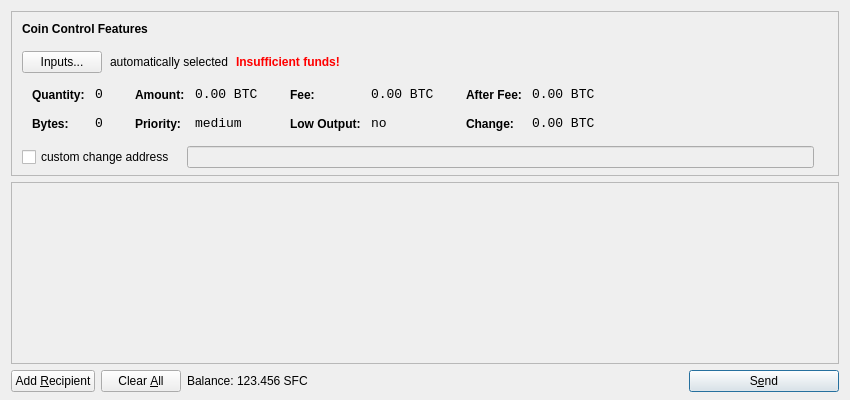
<?xml version="1.0" encoding="UTF-8"?>
<ui version="4.0">
 <class>SendCoinsDialog</class>
 <widget class="QDialog" name="SendCoinsDialog">
  <property name="geometry">
   <rect>
    <x>0</x>
    <y>0</y>
    <width>850</width>
    <height>400</height>
   </rect>
  </property>
  <property name="windowTitle">
   <string>Send Coins</string>
  </property>
  <layout class="QVBoxLayout" name="verticalLayout" stretch="0,1,0">
   <property name="bottomMargin">
    <number>8</number>
   </property>
   <item>
    <widget class="QFrame" name="frameCoinControl">
     <property name="sizePolicy">
      <sizepolicy hsizetype="Expanding" vsizetype="Expanding">
       <horstretch>0</horstretch>
       <verstretch>0</verstretch>
      </sizepolicy>
     </property>
     <property name="maximumSize">
      <size>
       <width>16777215</width>
       <height>16777215</height>
      </size>
     </property>
     <property name="frameShape">
      <enum>QFrame::StyledPanel</enum>
     </property>
     <property name="frameShadow">
      <enum>QFrame::Sunken</enum>
     </property>
     <layout class="QVBoxLayout" name="verticalLayoutCoinControl2">
      <property name="spacing">
       <number>-1</number>
      </property>
      <property name="leftMargin">
       <number>0</number>
      </property>
      <property name="topMargin">
       <number>0</number>
      </property>
      <property name="rightMargin">
       <number>0</number>
      </property>
      <property name="bottomMargin">
       <number>6</number>
      </property>
      <item>
       <layout class="QVBoxLayout" name="verticalLayoutCoinControl" stretch="0,0,0,0,1">
        <property name="spacing">
         <number>0</number>
        </property>
        <property name="leftMargin">
         <number>10</number>
        </property>
        <property name="topMargin">
         <number>10</number>
        </property>
        <item>
         <layout class="QHBoxLayout" name="horizontalLayoutCoinControl1">
          <property name="bottomMargin">
           <number>15</number>
          </property>
          <item>
           <widget class="QLabel" name="labelCoinControlFeatures">
            <property name="sizePolicy">
             <sizepolicy hsizetype="Preferred" vsizetype="Maximum">
              <horstretch>0</horstretch>
              <verstretch>0</verstretch>
             </sizepolicy>
            </property>
            <property name="font">
             <font>
              <weight>75</weight>
              <bold>true</bold>
             </font>
            </property>
            <property name="styleSheet">
             <string notr="true">font-weight:bold;</string>
            </property>
            <property name="text">
             <string>Coin Control Features</string>
            </property>
           </widget>
          </item>
         </layout>
        </item>
        <item>
         <layout class="QHBoxLayout" name="horizontalLayoutCoinControl2" stretch="0,0,0,0">
          <property name="spacing">
           <number>8</number>
          </property>
          <property name="bottomMargin">
           <number>10</number>
          </property>
          <item>
           <widget class="QPushButton" name="pushButtonCoinControl">
            <property name="styleSheet">
             <string notr="true"/>
            </property>
            <property name="text">
             <string>Inputs...</string>
            </property>
           </widget>
          </item>
          <item>
           <widget class="QLabel" name="labelCoinControlAutomaticallySelected">
            <property name="text">
             <string>automatically selected</string>
            </property>
            <property name="margin">
             <number>5</number>
            </property>
           </widget>
          </item>
          <item>
           <widget class="QLabel" name="labelCoinControlInsuffFunds">
            <property name="font">
             <font>
              <weight>75</weight>
              <bold>true</bold>
             </font>
            </property>
            <property name="styleSheet">
             <string notr="true">color:red;font-weight:bold;</string>
            </property>
            <property name="text">
             <string>Insufficient funds!</string>
            </property>
            <property name="margin">
             <number>5</number>
            </property>
           </widget>
          </item>
          <item>
           <spacer name="horizontalSpacerCoinControl">
            <property name="orientation">
             <enum>Qt::Horizontal</enum>
            </property>
            <property name="sizeHint" stdset="0">
             <size>
              <width>40</width>
              <height>1</height>
             </size>
            </property>
           </spacer>
          </item>
         </layout>
        </item>
        <item>
         <widget class="QWidget" name="widgetCoinControl" native="true">
          <property name="sizePolicy">
           <sizepolicy hsizetype="Preferred" vsizetype="Preferred">
            <horstretch>0</horstretch>
            <verstretch>0</verstretch>
           </sizepolicy>
          </property>
          <property name="minimumSize">
           <size>
            <width>0</width>
            <height>0</height>
           </size>
          </property>
          <property name="styleSheet">
           <string notr="true"/>
          </property>
          <layout class="QHBoxLayout" name="horizontalLayoutCoinControl5">
           <property name="margin">
            <number>0</number>
           </property>
           <item>
            <layout class="QHBoxLayout" name="horizontalLayoutCoinControl3" stretch="0,0,0,1">
             <property name="spacing">
              <number>20</number>
             </property>
             <property name="topMargin">
              <number>0</number>
             </property>
             <property name="bottomMargin">
              <number>10</number>
             </property>
             <item>
              <layout class="QFormLayout" name="formLayoutCoinControl1">
               <property name="horizontalSpacing">
                <number>10</number>
               </property>
               <property name="verticalSpacing">
                <number>14</number>
               </property>
               <property name="leftMargin">
                <number>10</number>
               </property>
               <property name="topMargin">
                <number>4</number>
               </property>
               <property name="rightMargin">
                <number>6</number>
               </property>
               <item row="0" column="0">
                <widget class="QLabel" name="labelCoinControlQuantityText">
                 <property name="styleSheet">
                  <string notr="true">font-weight:bold;</string>
                 </property>
                 <property name="text">
                  <string>Quantity:</string>
                 </property>
                 <property name="margin">
                  <number>0</number>
                 </property>
                </widget>
               </item>
               <item row="0" column="1">
                <widget class="QLabel" name="labelCoinControlQuantity">
                 <property name="font">
                  <font>
                   <family>Monospace</family>
                   <pointsize>10</pointsize>
                  </font>
                 </property>
                 <property name="cursor">
                  <cursorShape>IBeamCursor</cursorShape>
                 </property>
                 <property name="contextMenuPolicy">
                  <enum>Qt::ActionsContextMenu</enum>
                 </property>
                 <property name="text">
                  <string notr="true">0</string>
                 </property>
                 <property name="margin">
                  <number>0</number>
                 </property>
                 <property name="textInteractionFlags">
                  <set>Qt::LinksAccessibleByMouse|Qt::TextSelectableByKeyboard|Qt::TextSelectableByMouse</set>
                 </property>
                </widget>
               </item>
               <item row="1" column="0">
                <widget class="QLabel" name="labelCoinControlBytesText">
                 <property name="styleSheet">
                  <string notr="true">font-weight:bold;</string>
                 </property>
                 <property name="text">
                  <string>Bytes:</string>
                 </property>
                </widget>
               </item>
               <item row="1" column="1">
                <widget class="QLabel" name="labelCoinControlBytes">
                 <property name="font">
                  <font>
                   <family>Monospace</family>
                   <pointsize>10</pointsize>
                  </font>
                 </property>
                 <property name="cursor">
                  <cursorShape>IBeamCursor</cursorShape>
                 </property>
                 <property name="contextMenuPolicy">
                  <enum>Qt::ActionsContextMenu</enum>
                 </property>
                 <property name="text">
                  <string notr="true">0</string>
                 </property>
                 <property name="textInteractionFlags">
                  <set>Qt::LinksAccessibleByMouse|Qt::TextSelectableByKeyboard|Qt::TextSelectableByMouse</set>
                 </property>
                </widget>
               </item>
              </layout>
             </item>
             <item>
              <layout class="QFormLayout" name="formLayoutCoinControl2">
               <property name="horizontalSpacing">
                <number>10</number>
               </property>
               <property name="verticalSpacing">
                <number>14</number>
               </property>
               <property name="leftMargin">
                <number>6</number>
               </property>
               <property name="topMargin">
                <number>4</number>
               </property>
               <property name="rightMargin">
                <number>6</number>
               </property>
               <item row="0" column="0">
                <widget class="QLabel" name="labelCoinControlAmountText">
                 <property name="styleSheet">
                  <string notr="true">font-weight:bold;</string>
                 </property>
                 <property name="text">
                  <string>Amount:</string>
                 </property>
                 <property name="margin">
                  <number>0</number>
                 </property>
                </widget>
               </item>
               <item row="0" column="1">
                <widget class="QLabel" name="labelCoinControlAmount">
                 <property name="font">
                  <font>
                   <family>Monospace</family>
                   <pointsize>10</pointsize>
                  </font>
                 </property>
                 <property name="cursor">
                  <cursorShape>IBeamCursor</cursorShape>
                 </property>
                 <property name="contextMenuPolicy">
                  <enum>Qt::ActionsContextMenu</enum>
                 </property>
                 <property name="text">
                  <string notr="true">0.00 BTC</string>
                 </property>
                 <property name="textInteractionFlags">
                  <set>Qt::LinksAccessibleByMouse|Qt::TextSelectableByKeyboard|Qt::TextSelectableByMouse</set>
                 </property>
                </widget>
               </item>
               <item row="1" column="0">
                <widget class="QLabel" name="labelCoinControlPriorityText">
                 <property name="styleSheet">
                  <string notr="true">font-weight:bold;</string>
                 </property>
                 <property name="text">
                  <string>Priority:</string>
                 </property>
                </widget>
               </item>
               <item row="1" column="1">
                <widget class="QLabel" name="labelCoinControlPriority">
                 <property name="font">
                  <font>
                   <family>Monospace</family>
                   <pointsize>10</pointsize>
                  </font>
                 </property>
                 <property name="cursor">
                  <cursorShape>IBeamCursor</cursorShape>
                 </property>
                 <property name="contextMenuPolicy">
                  <enum>Qt::ActionsContextMenu</enum>
                 </property>
                 <property name="text">
                  <string>medium</string>
                 </property>
                 <property name="textInteractionFlags">
                  <set>Qt::LinksAccessibleByMouse|Qt::TextSelectableByKeyboard|Qt::TextSelectableByMouse</set>
                 </property>
                </widget>
               </item>
              </layout>
             </item>
             <item>
              <layout class="QFormLayout" name="formLayoutCoinControl3">
               <property name="horizontalSpacing">
                <number>10</number>
               </property>
               <property name="verticalSpacing">
                <number>14</number>
               </property>
               <property name="leftMargin">
                <number>6</number>
               </property>
               <property name="topMargin">
                <number>4</number>
               </property>
               <property name="rightMargin">
                <number>6</number>
               </property>
               <item row="0" column="0">
                <widget class="QLabel" name="labelCoinControlFeeText">
                 <property name="styleSheet">
                  <string notr="true">font-weight:bold;</string>
                 </property>
                 <property name="text">
                  <string>Fee:</string>
                 </property>
                 <property name="margin">
                  <number>0</number>
                 </property>
                </widget>
               </item>
               <item row="0" column="1">
                <widget class="QLabel" name="labelCoinControlFee">
                 <property name="font">
                  <font>
                   <family>Monospace</family>
                   <pointsize>10</pointsize>
                  </font>
                 </property>
                 <property name="cursor">
                  <cursorShape>IBeamCursor</cursorShape>
                 </property>
                 <property name="contextMenuPolicy">
                  <enum>Qt::ActionsContextMenu</enum>
                 </property>
                 <property name="text">
                  <string notr="true">0.00 BTC</string>
                 </property>
                 <property name="textInteractionFlags">
                  <set>Qt::LinksAccessibleByMouse|Qt::TextSelectableByKeyboard|Qt::TextSelectableByMouse</set>
                 </property>
                </widget>
               </item>
               <item row="1" column="0">
                <widget class="QLabel" name="labelCoinControlLowOutputText">
                 <property name="styleSheet">
                  <string notr="true">font-weight:bold;</string>
                 </property>
                 <property name="text">
                  <string>Low Output:</string>
                 </property>
                </widget>
               </item>
               <item row="1" column="1">
                <widget class="QLabel" name="labelCoinControlLowOutput">
                 <property name="font">
                  <font>
                   <family>Monospace</family>
                   <pointsize>10</pointsize>
                  </font>
                 </property>
                 <property name="cursor">
                  <cursorShape>IBeamCursor</cursorShape>
                 </property>
                 <property name="contextMenuPolicy">
                  <enum>Qt::ActionsContextMenu</enum>
                 </property>
                 <property name="text">
                  <string>no</string>
                 </property>
                 <property name="textInteractionFlags">
                  <set>Qt::LinksAccessibleByMouse|Qt::TextSelectableByKeyboard|Qt::TextSelectableByMouse</set>
                 </property>
                </widget>
               </item>
              </layout>
             </item>
             <item>
              <layout class="QFormLayout" name="formLayoutCoinControl4">
               <property name="horizontalSpacing">
                <number>10</number>
               </property>
               <property name="verticalSpacing">
                <number>14</number>
               </property>
               <property name="leftMargin">
                <number>6</number>
               </property>
               <property name="topMargin">
                <number>4</number>
               </property>
               <property name="rightMargin">
                <number>6</number>
               </property>
               <item row="0" column="0">
                <widget class="QLabel" name="labelCoinControlAfterFeeText">
                 <property name="styleSheet">
                  <string notr="true">font-weight:bold;</string>
                 </property>
                 <property name="text">
                  <string>After Fee:</string>
                 </property>
                 <property name="margin">
                  <number>0</number>
                 </property>
                </widget>
               </item>
               <item row="0" column="1">
                <widget class="QLabel" name="labelCoinControlAfterFee">
                 <property name="font">
                  <font>
                   <family>Monospace</family>
                   <pointsize>10</pointsize>
                  </font>
                 </property>
                 <property name="cursor">
                  <cursorShape>IBeamCursor</cursorShape>
                 </property>
                 <property name="contextMenuPolicy">
                  <enum>Qt::ActionsContextMenu</enum>
                 </property>
                 <property name="text">
                  <string notr="true">0.00 BTC</string>
                 </property>
                 <property name="textInteractionFlags">
                  <set>Qt::LinksAccessibleByMouse|Qt::TextSelectableByKeyboard|Qt::TextSelectableByMouse</set>
                 </property>
                </widget>
               </item>
               <item row="1" column="0">
                <widget class="QLabel" name="labelCoinControlChangeText">
                 <property name="styleSheet">
                  <string notr="true">font-weight:bold;</string>
                 </property>
                 <property name="text">
                  <string>Change:</string>
                 </property>
                </widget>
               </item>
               <item row="1" column="1">
                <widget class="QLabel" name="labelCoinControlChange">
                 <property name="font">
                  <font>
                   <family>Monospace</family>
                   <pointsize>10</pointsize>
                  </font>
                 </property>
                 <property name="cursor">
                  <cursorShape>IBeamCursor</cursorShape>
                 </property>
                 <property name="contextMenuPolicy">
                  <enum>Qt::ActionsContextMenu</enum>
                 </property>
                 <property name="text">
                  <string notr="true">0.00 BTC</string>
                 </property>
                 <property name="textInteractionFlags">
                  <set>Qt::LinksAccessibleByMouse|Qt::TextSelectableByKeyboard|Qt::TextSelectableByMouse</set>
                 </property>
                </widget>
               </item>
              </layout>
             </item>
            </layout>
           </item>
          </layout>
         </widget>
        </item>
        <item>
         <layout class="QHBoxLayout" name="horizontalLayoutCoinControl4" stretch="0,0,0">
          <property name="spacing">
           <number>12</number>
          </property>
          <property name="sizeConstraint">
           <enum>QLayout::SetDefaultConstraint</enum>
          </property>
          <property name="topMargin">
           <number>5</number>
          </property>
          <property name="rightMargin">
           <number>5</number>
          </property>
          <item>
           <widget class="QCheckBox" name="checkBoxCoinControlChange">
            <property name="text">
             <string>custom change address</string>
            </property>
           </widget>
          </item>
          <item>
           <widget class="QLineEdit" name="lineEditCoinControlChange">
            <property name="enabled">
             <bool>false</bool>
            </property>
            <property name="sizePolicy">
             <sizepolicy hsizetype="Expanding" vsizetype="Fixed">
              <horstretch>0</horstretch>
              <verstretch>0</verstretch>
             </sizepolicy>
            </property>
           </widget>
          </item>
          <item>
           <widget class="QLabel" name="labelCoinControlChangeLabel">
            <property name="sizePolicy">
             <sizepolicy hsizetype="Preferred" vsizetype="Expanding">
              <horstretch>0</horstretch>
              <verstretch>0</verstretch>
             </sizepolicy>
            </property>
            <property name="minimumSize">
             <size>
              <width>0</width>
              <height>0</height>
             </size>
            </property>
            <property name="text">
             <string/>
            </property>
            <property name="margin">
             <number>3</number>
            </property>
           </widget>
          </item>
         </layout>
        </item>
        <item>
         <spacer name="verticalSpacerCoinControl">
          <property name="orientation">
           <enum>Qt::Vertical</enum>
          </property>
          <property name="sizeHint" stdset="0">
           <size>
            <width>800</width>
            <height>1</height>
           </size>
          </property>
         </spacer>
        </item>
       </layout>
      </item>
     </layout>
    </widget>
   </item>
   <item>
    <widget class="QScrollArea" name="scrollArea">
     <property name="widgetResizable">
      <bool>true</bool>
     </property>
     <widget class="QWidget" name="scrollAreaWidgetContents">
      <property name="geometry">
       <rect>
        <x>0</x>
        <y>0</y>
        <width>830</width>
        <height>165</height>
       </rect>
      </property>
      <layout class="QVBoxLayout" name="verticalLayout_2">
       <property name="margin">
        <number>0</number>
       </property>
       <item>
        <layout class="QVBoxLayout" name="entries">
         <property name="spacing">
          <number>6</number>
         </property>
        </layout>
       </item>
       <item>
        <spacer name="verticalSpacer">
         <property name="orientation">
          <enum>Qt::Vertical</enum>
         </property>
         <property name="sizeHint" stdset="0">
          <size>
           <width>20</width>
           <height>40</height>
          </size>
         </property>
        </spacer>
       </item>
      </layout>
     </widget>
    </widget>
   </item>
   <item>
    <layout class="QHBoxLayout" name="horizontalLayout">
     <item>
      <widget class="QPushButton" name="addButton">
       <property name="toolTip">
        <string>Send to multiple recipients at once</string>
       </property>
       <property name="text">
        <string>Add &amp;Recipient</string>
       </property>
       <property name="icon">
        <iconset resource="../bitcoin.qrc">
         <normaloff>:/icons/add</normaloff>:/icons/add</iconset>
       </property>
       <property name="autoDefault">
        <bool>false</bool>
       </property>
      </widget>
     </item>
     <item>
      <widget class="QPushButton" name="clearButton">
       <property name="sizePolicy">
        <sizepolicy hsizetype="Minimum" vsizetype="Fixed">
         <horstretch>0</horstretch>
         <verstretch>0</verstretch>
        </sizepolicy>
       </property>
       <property name="toolTip">
        <string>Remove all transaction fields</string>
       </property>
       <property name="text">
        <string>Clear &amp;All</string>
       </property>
       <property name="icon">
        <iconset resource="../bitcoin.qrc">
         <normaloff>:/icons/remove</normaloff>:/icons/remove</iconset>
       </property>
       <property name="autoRepeatDelay">
        <number>300</number>
       </property>
       <property name="autoDefault">
        <bool>false</bool>
       </property>
      </widget>
     </item>
     <item>
      <layout class="QHBoxLayout" name="horizontalLayout_2">
       <property name="spacing">
        <number>3</number>
       </property>
       <item>
        <widget class="QLabel" name="label">
         <property name="text">
          <string>Balance:</string>
         </property>
        </widget>
       </item>
       <item>
        <widget class="QLabel" name="labelBalance">
         <property name="cursor">
          <cursorShape>IBeamCursor</cursorShape>
         </property>
         <property name="text">
          <string>123.456 SFC</string>
         </property>
         <property name="textInteractionFlags">
          <set>Qt::LinksAccessibleByMouse|Qt::TextSelectableByKeyboard|Qt::TextSelectableByMouse</set>
         </property>
        </widget>
       </item>
      </layout>
     </item>
     <item>
      <spacer name="horizontalSpacer">
       <property name="orientation">
        <enum>Qt::Horizontal</enum>
       </property>
       <property name="sizeHint" stdset="0">
        <size>
         <width>40</width>
         <height>20</height>
        </size>
       </property>
      </spacer>
     </item>
     <item>
      <widget class="QPushButton" name="sendButton">
       <property name="minimumSize">
        <size>
         <width>150</width>
         <height>0</height>
        </size>
       </property>
       <property name="toolTip">
        <string>Confirm the send action</string>
       </property>
       <property name="text">
        <string>S&amp;end</string>
       </property>
       <property name="icon">
        <iconset resource="../bitcoin.qrc">
         <normaloff>:/icons/send</normaloff>:/icons/send</iconset>
       </property>
       <property name="default">
        <bool>true</bool>
       </property>
      </widget>
     </item>
    </layout>
   </item>
  </layout>
 </widget>
 <resources>
  <include location="../bitcoin.qrc"/>
 </resources>
 <connections/>
</ui>
